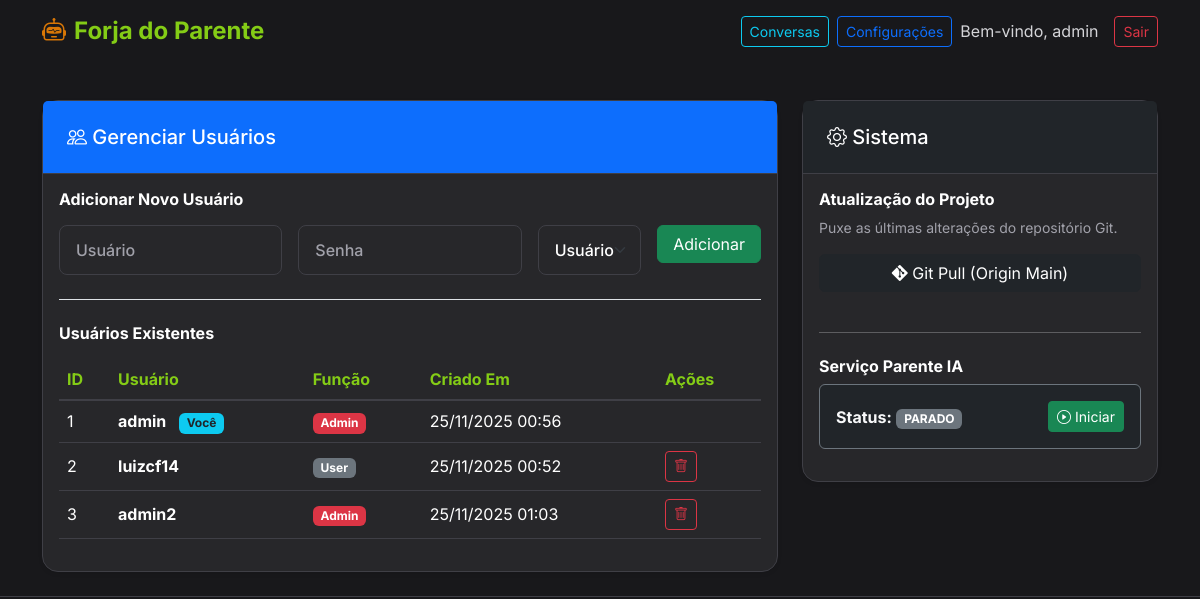
The app's page /settings (signed in), older data.
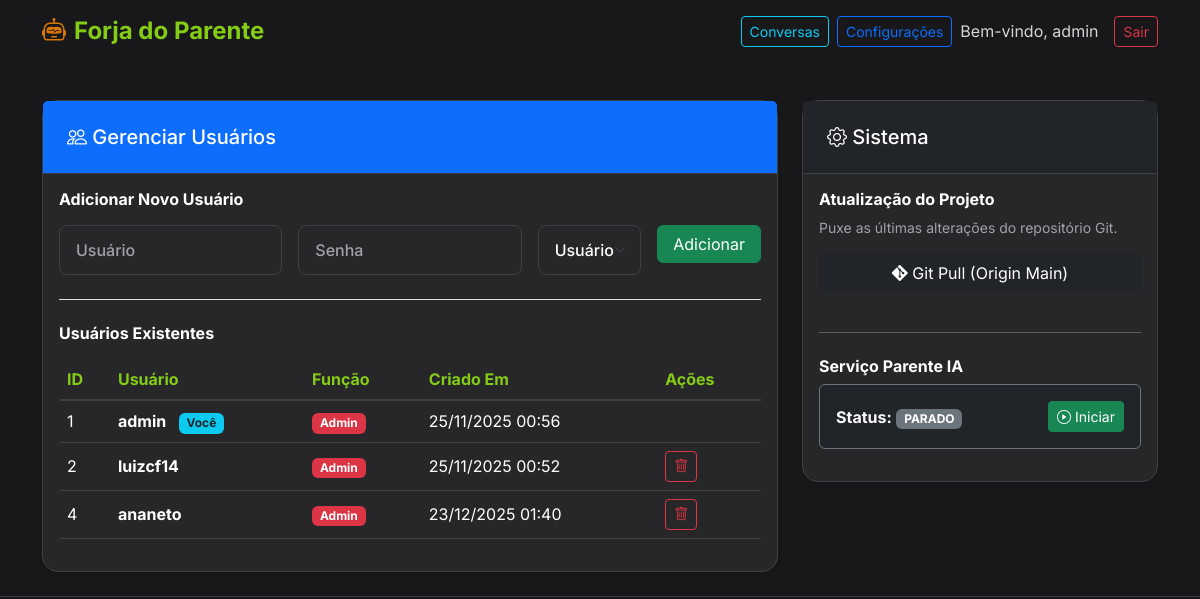
The same page, newer data.
### tables this page shows
CREATE TABLE users (
            id INTEGER PRIMARY KEY AUTOINCREMENT,
            username TEXT UNIQUE NOT NULL,
            password TEXT NOT NULL,
            role TEXT DEFAULT 'user',
            created_at DATETIME DEFAULT CURRENT_TIMESTAMP
        );

### app/Controllers/SettingsController.php (called while the page is built, shortened)
<?php
require_once __DIR__ . '/../Core/Database.php';
class SettingsController extends Controller
{
    private $db;
    public function __construct()
    {
        $this->db = new Database();
    }
    public function index()
    {
        $message = '';
        $error = '';
        $gitOutput = '';
        $users = $this->db->getAllUsers();
        $servicePid = $this->db->getSetting('parente_pid');
        $isServiceRunning = $servicePid && $this->isProcessRunning($servicePid);
        $this->view('settings/index', [
            'users' => $users,
            'message' => $message,
            'error' => $error,
            'gitOutput' => $gitOutput,
            'servicePid' => $servicePid,
            'isServiceRunning' => $isServiceRunning
        ]);
    }
}

### public/index.php (called while the page is built, shortened)
<?php
$router = new Router();
$router->get('/', 'HomeController@index');
$router->post('/', 'HomeController@index');
$router->get('/agents/create', 'AgentController@create');
$router->post('/agents/store', 'AgentController@store');
$router->get('/agents/edit', 'AgentController@edit');
$router->post('/agents/update', 'AgentController@update');
$router->post('/agents/delete', 'AgentController@delete');
$router->post('/agents/delete-file', 'AgentController@deleteFile');
$router->get('/agents/download', 'AgentController@download');
$router->get('/agents/test', 'TestController@index');
$router->post('/api/chat', 'TestController@chat');
$router->post('/api/optimize', 'AgentController@optimize');
$router->get('/settings', 'SettingsController@index');
$router->post('/settings', 'SettingsController@index');
$router->get('/conversations', 'ConversationController@index');
$router->get('/conversations/show', 'ConversationController@show');
$router->get('/api/conversations/messages', 'ConversationController@apiMessages');
$uri = $_SERVER['REQUEST_URI'];
$method = $_SERVER['REQUEST_METHOD'];
$uri = parse_url($uri, PHP_URL_PATH);
$router->dispatch($uri, $method);

### app/Core/Database.php (called while the page is built, shortened)
<?php
class Database
{
    private $pdo;
    public function __construct()
    {
        try {
            $dbFile = __DIR__ . '/../../database.sqlite';
            $this->pdo = new PDO('sqlite:' . $dbFile);
            $this->pdo->setAttribute(PDO::ATTR_ERRMODE, PDO::ERRMODE_EXCEPTION);
            $this->initDb();
        } catch (PDOException $e) {
            die("Database connection failed: " . $e->getMessage());
        }
    }
    private function initDb()
    {
        $this->pdo->exec("CREATE TABLE IF NOT EXISTS users (
            id INTEGER PRIMARY KEY AUTOINCREMENT,
            username TEXT UNIQUE NOT NULL,
            password TEXT NOT NULL,
            role TEXT DEFAULT 'user',
            created_at DATETIME DEFAULT CURRENT_TIMESTAMP
        )");
        $this->pdo->exec("CREATE TABLE IF NOT EXISTS agents (
            id INTEGER PRIMARY KEY AUTOINCREMENT,
            user_id INTEGER,
            subject TEXT,
            type TEXT,
            behaviour TEXT,
            details TEXT,
            knowledge_base TEXT,
            status TEXT DEFAULT 'development',
            created_at DATETIME DEFAULT CURRENT_TIMESTAMP,
            FOREIGN KEY (user_id) REFERENCES users(id)
        )");
        $this->pdo->exec("CREATE TABLE IF NOT EXISTS agent_documents (
            id INTEGER PRIMARY KEY AUTOINCREMENT,
            agent_id INTEGER NOT NULL,
            filename TEXT NOT NULL,
            created_at DATETIME DEFAULT CURRENT_TIMESTAMP,
            FOREIGN KEY (agent_id) REFERENCES agents(id) ON DELETE CASCADE
        )");
        $stmt = $this->pdo->prepare("SELECT COUNT(*) FROM users WHERE username = 'admin'");
        $stmt->execute();
        $this->pdo->exec("CREATE TABLE IF NOT EXISTS conversations (
            id INTEGER PRIMARY KEY AUTOINCREMENT,
            user_id TEXT UNIQUE NOT NULL,
            last_message_at DATETIME DEFAULT CURRENT_TIMESTAMP
        )");
        $this->pdo->exec("CREATE TABLE IF NOT EXISTS messages (
            id INTEGER PRIMARY KEY AUTOINCREMENT,
            conversation_id INTEGER NOT NULL,
            sender TEXT NOT NULL, -- 'user' or 'agent'
            content TEXT,
            created_at DATETIME DEFAULT CURRENT_TIMESTAMP,
            FOREIGN KEY (conversation_id) REFERENCES conversations(id) ON DELETE CASCADE
        )");
        $this->pdo->exec("CREATE TABLE IF NOT EXISTS system_settings (
            key TEXT PRIMARY KEY,
            value TEXT,
            updated_at DATETIME DEFAULT CURRENT_TIMESTAMP
        )");
    }
    public function getAllUsers()
    {
        $stmt = $this->pdo->query("SELECT * FROM users ORDER BY id ASC");
        return $stmt->fetchAll(PDO::FETCH_ASSOC);
    }
}

### app/Views/settings/index.php (the view, shortened to what the changed rows need)
<div class="row">
    <div class="col-md-8">
        <div class="card shadow-sm mb-4">
            <div class="card-body">
                <div class="table-responsive">
                    <table class="table table-hover align-middle">
                        <thead class="table-light">
                            <tr>
                                <th>ID</th>
                                <th>Usuário</th>
                                <th>Função</th>
                                <th>Criado Em</th>
                                <th>Ações</th>
                            </tr>
                        </thead>
                        <tbody>
                            <?php foreach ($users as $user): ?>
                                <tr>
                                    <td><?= $user['id'] ?></td>
                                    <td>
                                        <span class="fw-bold"><?= htmlspecialchars($user['username']) ?></span>
                                        <?php if ($user['username'] === $_SESSION['user']): ?>
                                            <span class="badge bg-info text-dark ms-2">Você</span>
                                        <?php endif; ?>
                                    </td>
                                    <td>
                                        <span class="badge bg-<?= $user['role'] === 'admin' ? 'danger' : 'secondary' ?>">
                                            <?= ucfirst($user['role']) ?>
                                        </span>
                                    </td>
                                    <td><?= date('d/m/Y H:i', strtotime($user['created_at'])) ?></td>
                                    <td>
                                        <?php if ($user['username'] !== 'admin' && $user['username'] !== $_SESSION['user']): ?>
                                            <a href="?delete=<?= $user['id'] ?>" class="btn btn-sm btn-outline-danger"
                                                onclick="return confirm('Tem certeza que deseja excluir este usuário?')">
                                                <i class="bi bi-trash"></i>
                                            </a>
                                        <?php endif; ?>
                                    </td>
                                </tr>
                            <?php endforeach; ?>
                        </tbody>
                    </table>
                </div>
            </div>
        </div>
    </div>
</div>
<?php
require __DIR__ . '/../layouts/main.php';
?>

Row changes from the older to the newer data that the page shows:
removed users: id "3", username "admin2", role "Admin", created_at "25/11/2025 01:03"
changed users "luizcf14": role "User" → "Admin"
added users: id "4", username "ananeto", role "Admin", created_at "23/12/2025 01:40"
